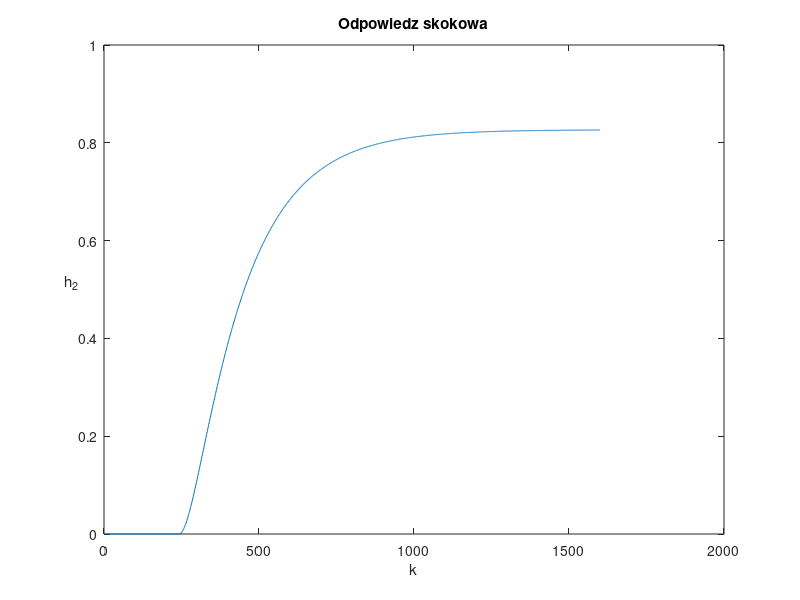

Write the MATLAB code that produced this figure.
clear all

%% Wymierzanie skoku jednostkowego

D = 1500;

%skok wartosci F1
dF1 = 1;

%Parametry obiektu
A1 = 505;
C2 = 0.65;
ap1 = 23; %alfa_1
ap2 = 15; %alfa_2

%Punkt pracy obiektu
tau = 120;
h2_0 = 38.44;
h1_0 = 16.34;
F1 = 78;
FD = 15;

F10 = 78;
FD0 = 15;

%Objetośc punktu pracy
v2_0 = h2_0^2 * C2;
v1_0 = h1_0 * A1;

t_sym = 1600; %czas symulacji
T = 1; %krok

%warunki_początkowe
kp = 120/T + 2;
ks = max(19,D+7); %chwila skoku wartosci zadania
kk = t_sym/T;
h1(1:kp) = h1_0;
h2(1:kp) = h2_0;
v1(1:kp) = v1_0;
v2(1:kp) = v2_0;
F1in(1:T:t_sym/T) = F1;
FDc(1:T:t_sym/T) = FD;


%Symulacja obiektu liniowego
for k = kp:t_sym/T
    F1in(k) = F1+dF1;
        v1(k) = v1(k-1) + T*(F1in(k-1-(tau/T)) - F10 + FDc(k-1) - FD0 - (ap1/(2*(sqrt(h1_0))))*(h1(k-1)-h1_0));
        v2(k) = v2(k-1) + T*((ap1/(2*(sqrt(h1_0))))*(h1(k-1)-h1_0) - (ap2/(2*(sqrt(h2_0))))*(h2(k-1)-h2_0)); 
        h2(k) = h2_0 + 1/(2*sqrt(C2*v2_0))*(v2(k) - v2_0);
        h1(k) = v1(k)/A1;
end


%Skok jednostkowy
Yj = h2 - h2(1);
Yj = Yj/dF1;
s = Yj(:,1:D);
plot(Yj)
title("Odpowiedz skokowa")
ylabel("h_2")
xlabel("k")
set(get(gca,'ylabel'),'rotation',0)
% exportgraphics(gca,'odp_skok_lin.pdf')

save("Odp_skok\odp_skok.mat", "s");